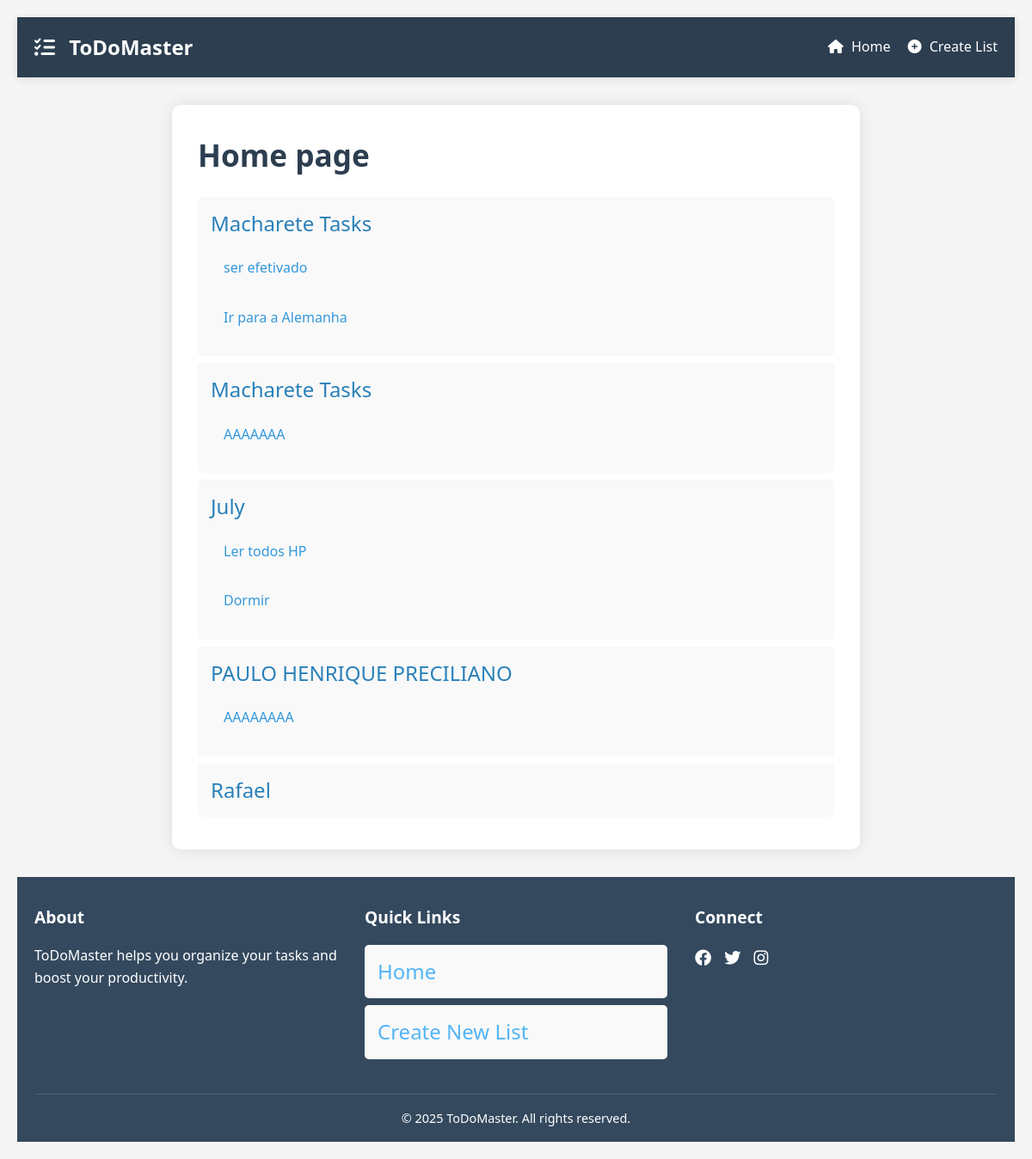
The app's page /, older data.
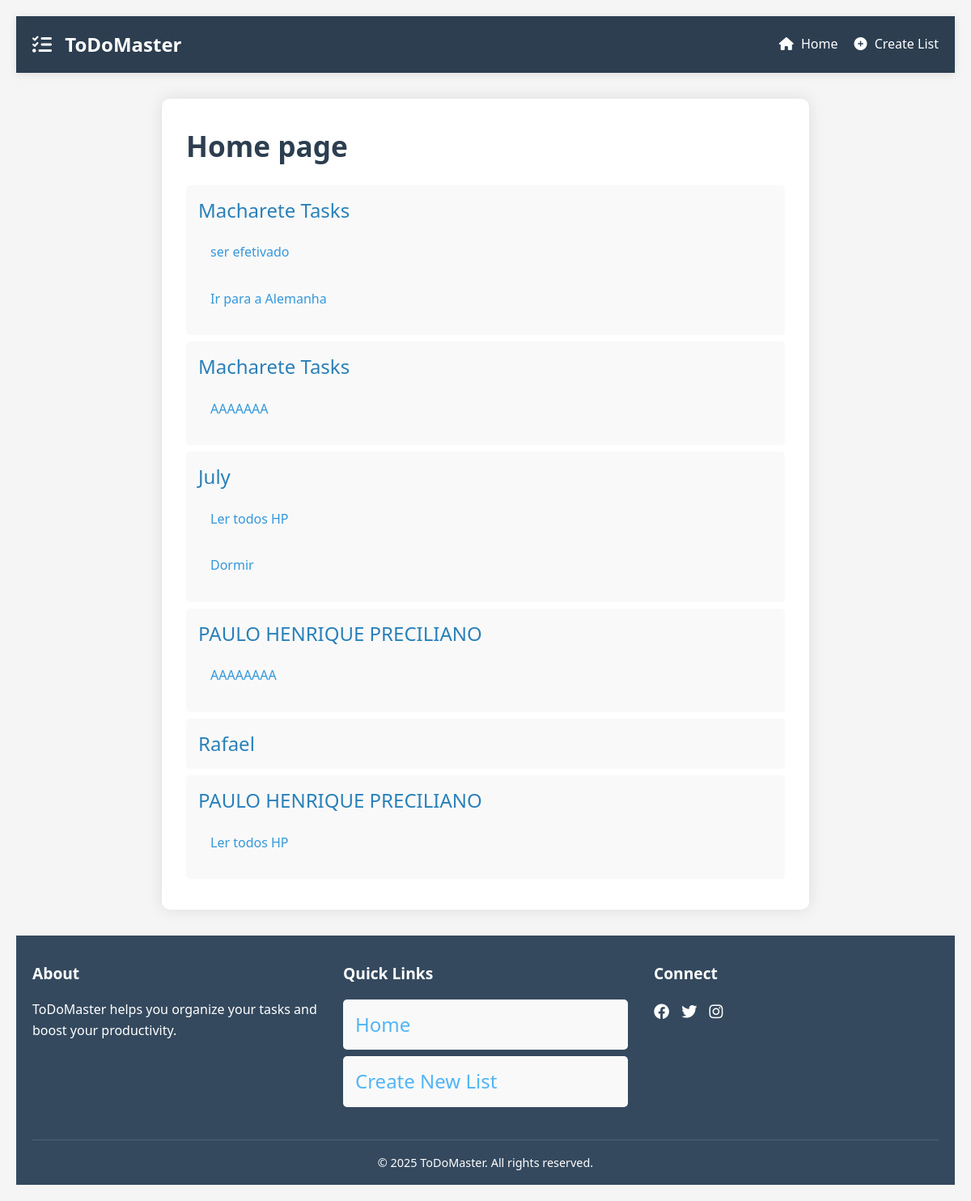
The same page, newer data.
### api/models.py (models this page shows, shortened)
class ToDoList(models.Model):
    user = models.ForeignKey(User, on_delete=models.CASCADE)
    name = models.CharField(max_length=200)

class Item(models.Model):
    todolist = models.ForeignKey(ToDoList, on_delete=models.CASCADE)
    text = models.CharField(max_length=300)
    complete = models.BooleanField()

### api/views.py (the view)
# urls.py: path('', views.home, name='home'),
def home(request):
    todo_lists = ToDoList.objects.all()
    return render(request, "api/home.html", {"todo_lists": todo_lists})

### api/templates/api/home.html (shortened to what this page needs)
{% extends "api/base.html" %}
{%block content%}
<h1>Home page</h1>
<div >
    {% if todo_lists|length > 0 %}
        {% for todo_list in todo_lists %}
            <ul>
                <li style="display: flex; flex-direction: column; justify-content: flex-start; align-items:baseline;">
                    <a href="/{{ todo_list.id }}/">{{ todo_list.name }}</a>
                    <ul>
                        {% for item in todo_list.item_set.all %}
                            <li>
                               {{ item.text }}
                            </li>
                        {% endfor %}
                    </ul>
                </li>
            </ul>
        {% endfor %}
    {% else %}
        <p>No Lists</p>
    {% endif %}
</div>
{%endblock%}

Row changes from the older to the newer data that the page shows:
added ToDoList: name "PAULO HENRIQUE PRECILIANO"
added Item: text "Ler todos HP", shown under "PAULO HENRIQUE PRECILIANO"
